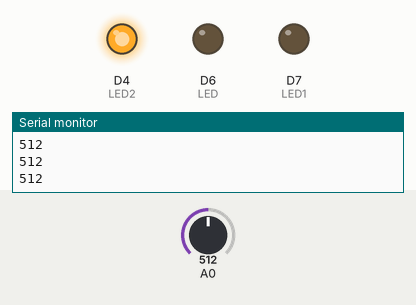
Simulated run of this sketch. Board: ESP8266 (NodeMCU). On the bench: output pins drawn as LEDs (lit = HIGH), the last lines printed to the serial monitor. The test bench sets the inputs (shaded band); at power-on: A0 = 512.

Above: at 1.2 s.
1.3 s: A0 set to 492
At 2.3 s:
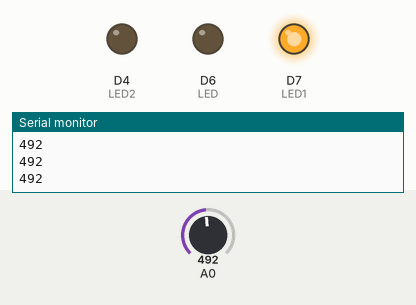
2.8 s: A0 set to 210
4.3 s: A0 set to 189
At 5.5 s:
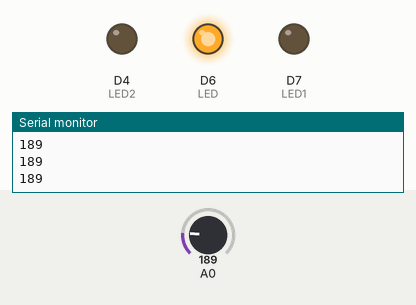
5.8 s: A0 set to 291
7.3 s: A0 set to 317
At 8.1 s:
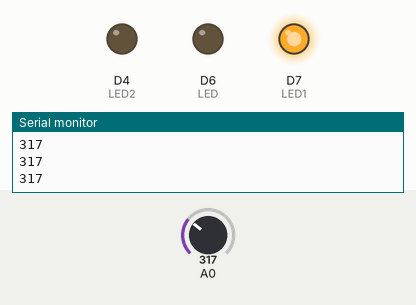
8.8 s: A0 set to 190
At 9.3 s:
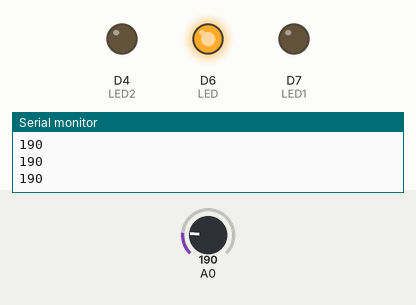
Timing chart, 0 to 11.3 s (numbered marks = the images above; inputs shaded):
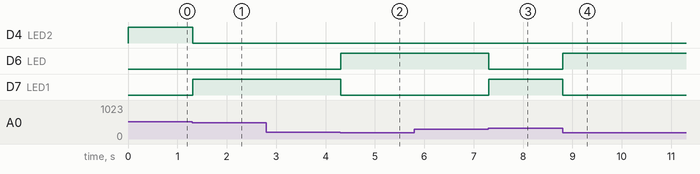

The sketch:

analogip.ino
```cpp
int LED=D6;
int LED1=D7;
int LED2=D4;
void setup() {
  // put your setup code here, to run once:
  Serial.begin(9600);

 pinMode(LED,OUTPUT);
  pinMode(LED1,OUTPUT);
   pinMode(LED2,OUTPUT);

}

void loop() {
  // put your main code here, to run repeatedly:
  int sensorValue = analogRead(A0);

  Serial.println(sensorValue);
    if(sensorValue<200){
    digitalWrite(LED,HIGH);
    digitalWrite(LED1,LOW);
    digitalWrite(LED2,LOW);

    }
    else if((sensorValue >300) && (sensorValue <500)){
    digitalWrite(LED1,HIGH);
    digitalWrite(LED,LOW);
    digitalWrite(LED2,LOW);
     }
    else if(sensorValue >500){
     digitalWrite(LED2,HIGH);
     digitalWrite(LED1,LOW);
     digitalWrite(LED,LOW);
    }

}
```

Measured:
- the behaviour switches between 500 and 499 on A0 (found by bisection; images 0 and 1)
- the behaviour switches between 200 and 199 on A0 (found by bisection; images 1 and 2)
- the behaviour switches between 300 and 301 on A0 (found by bisection; images 2 and 3)
- after the input at 1.3 s, D4 (LED2): HIGH → LOW at once; D7 (LED1): LOW → HIGH at once
- after the input at 4.3 s, D6 (LED): LOW → HIGH at once; D7 (LED1): HIGH → LOW at once
- after the input at 7.3 s, D6 (LED): HIGH → LOW at once; D7 (LED1): LOW → HIGH at once
- after the input at 8.8 s, D6 (LED): LOW → HIGH at once; D7 (LED1): HIGH → LOW at once
